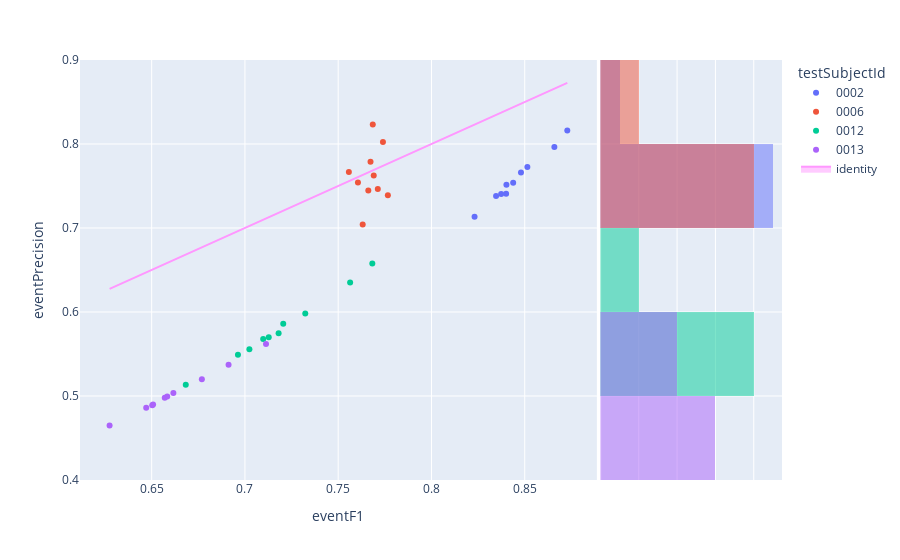

Write notebook code for a chart like this one.
### Code cell
fig=px.scatter(experimentModelsExtended_N2,x='eventF1',y='eventPrecision',color='testSubjectId',hover_name='modelId', marginal_y="histogram")
fig.add_trace(
    go.Scatter(x=experimentModelsExtended_N2['eventF1'], y=experimentModelsExtended_N2['eventF1'], name="identity", mode='lines',fill="toself")
)
fig.show()

### Figure 1 — Plotly figure (JSON) as saved in the notebook; plotly's stock layout.template omitted (floating-point values rounded to 4 significant figures)
{"data": [{"hovertemplate": "<b>%{hovertext}</b><br><br>testSubjectId=0002<br>eventF1=%{x}<br>eventPrecision=%{y}<extra></extra>", "hovertext": ["1623c979-486c-4f45-ba54-dbbac3770588", "f8abeec1-7d46-4573-8a01-7827b8584472", "c556cd55-5f8b-420c-b6b2-0ca323bee5df", "b9ca9323-c013-423a-8b12-a893e0a8be97", "e31d0f92-1914-4bb5-9156-f9101fe1307c", "6fd86953-d3aa-4c9c-8069-b22b951dce3f", "87913851-d47b-4963-b2fa-1c65d7aec5a1", "0f0da0b8-d512-47b2-808a-c92b1d073468", "006d0918-7072-4365-953e-4b399728048d", "ca54dd96-c49f-4680-a78d-2aabf3059e5c"], "legendgroup": "0002", "marker": {"color": "#636efa", "symbol": "circle"}, "mode": "markers", "name": "0002", "orientation": "v", "showlegend": true, "type": "scatter", "x": [0.8374, 0.8346, 0.8728, 0.84, 0.8514, 0.8402, 0.8438, 0.848, 0.8659, 0.8231], "xaxis": "x", "y": [0.7405, 0.7382, 0.816, 0.7407, 0.7726, 0.7516, 0.7538, 0.766, 0.7964, 0.7135], "yaxis": "y"}, {"alignmentgroup": "True", "bingroup": "y", "hovertemplate": "testSubjectId=0002<br>eventPrecision=%{y}<br>count=%{x}<extra></extra>", "legendgroup": "0002", "marker": {"color": "#636efa"}, "name": "0002", "offsetgroup": "0002", "opacity": 0.5, "showlegend": false, "type": "histogram", "xaxis": "x2", "y": [0.7405, 0.7382, 0.816, 0.7407, 0.7726, 0.7516, 0.7538, 0.766, 0.7964, 0.7135], "yaxis": "y2"}, {"hovertemplate": "<b>%{hovertext}</b><br><br>testSubjectId=0006<br>eventF1=%{x}<br>eventPrecision=%{y}<extra></extra>", "hovertext": ["1623c979-486c-4f45-ba54-dbbac3770588", "f8abeec1-7d46-4573-8a01-7827b8584472", "c556cd55-5f8b-420c-b6b2-0ca323bee5df", "b9ca9323-c013-423a-8b12-a893e0a8be97", "e31d0f92-1914-4bb5-9156-f9101fe1307c", "6fd86953-d3aa-4c9c-8069-b22b951dce3f", "87913851-d47b-4963-b2fa-1c65d7aec5a1", "0f0da0b8-d512-47b2-808a-c92b1d073468", "006d0918-7072-4365-953e-4b399728048d", "ca54dd96-c49f-4680-a78d-2aabf3059e5c"], "legendgroup": "0006", "marker": {"color": "#EF553B", "symbol": "circle"}, "mode": "markers", "name": "0006", "orientation": "v", "showlegend": true, "type": "scatter", "x": [0.7661, 0.7712, 0.7685, 0.7766, 0.7673, 0.7606, 0.769, 0.7557, 0.774, 0.7631], "xaxis": "x", "y": [0.7445, 0.7466, 0.8231, 0.739, 0.7789, 0.7542, 0.7626, 0.7666, 0.8024, 0.7041], "yaxis": "y"}, {"alignmentgroup": "True", "bingroup": "y", "hovertemplate": "testSubjectId=0006<br>eventPrecision=%{y}<br>count=%{x}<extra></extra>", "legendgroup": "0006", "marker": {"color": "#EF553B"}, "name": "0006", "offsetgroup": "0006", "opacity": 0.5, "showlegend": false, "type": "histogram", "xaxis": "x2", "y": [0.7445, 0.7466, 0.8231, 0.739, 0.7789, 0.7542, 0.7626, 0.7666, 0.8024, 0.7041], "yaxis": "y2"}, {"hovertemplate": "<b>%{hovertext}</b><br><br>testSubjectId=0012<br>eventF1=%{x}<br>eventPrecision=%{y}<extra></extra>", "hovertext": ["1623c979-486c-4f45-ba54-dbbac3770588", "f8abeec1-7d46-4573-8a01-7827b8584472", "c556cd55-5f8b-420c-b6b2-0ca323bee5df", "b9ca9323-c013-423a-8b12-a893e0a8be97", "e31d0f92-1914-4bb5-9156-f9101fe1307c", "6fd86953-d3aa-4c9c-8069-b22b951dce3f", "87913851-d47b-4963-b2fa-1c65d7aec5a1", "0f0da0b8-d512-47b2-808a-c92b1d073468", "006d0918-7072-4365-953e-4b399728048d", "ca54dd96-c49f-4680-a78d-2aabf3059e5c"], "legendgroup": "0012", "marker": {"color": "#00cc96", "symbol": "circle"}, "mode": "markers", "name": "0012", "orientation": "v", "showlegend": true, "type": "scatter", "x": [0.7024, 0.6963, 0.7683, 0.718, 0.7323, 0.7098, 0.7128, 0.7205, 0.7564, 0.6683], "xaxis": "x", "y": [0.5558, 0.549, 0.6576, 0.5747, 0.5984, 0.5679, 0.5698, 0.5861, 0.6351, 0.5135], "yaxis": "y"}, {"alignmentgroup": "True", "bingroup": "y", "hovertemplate": "testSubjectId=0012<br>eventPrecision=%{y}<br>count=%{x}<extra></extra>", "legendgroup": "0012", "marker": {"color": "#00cc96"}, "name": "0012", "offsetgroup": "0012", "opacity": 0.5, "showlegend": false, "type": "histogram", "xaxis": "x2", "y": [0.5558, 0.549, 0.6576, 0.5747, 0.5984, 0.5679, 0.5698, 0.5861, 0.6351, 0.5135], "yaxis": "y2"}, {"hovertemplate": "<b>%{hovertext}</b><br><br>testSubjectId=0013<br>eventF1=%{x}<br>eventPrecision=%{y}<extra></extra>", "hovertext": ["1623c979-486c-4f45-ba54-dbbac3770588", "f8abeec1-7d46-4573-8a01-7827b8584472", "c556cd55-5f8b-420c-b6b2-0ca323bee5df", "b9ca9323-c013-423a-8b12-a893e0a8be97", "e31d0f92-1914-4bb5-9156-f9101fe1307c", "6fd86953-d3aa-4c9c-8069-b22b951dce3f", "87913851-d47b-4963-b2fa-1c65d7aec5a1", "0f0da0b8-d512-47b2-808a-c92b1d073468", "006d0918-7072-4365-953e-4b399728048d", "ca54dd96-c49f-4680-a78d-2aabf3059e5c"], "legendgroup": "0013", "marker": {"color": "#ab63fa", "symbol": "circle"}, "mode": "markers", "name": "0013", "orientation": "v", "showlegend": true, "type": "scatter", "x": [0.6503, 0.6471, 0.7113, 0.6508, 0.6769, 0.657, 0.6583, 0.6616, 0.6912, 0.6274], "xaxis": "x", "y": [0.4891, 0.486, 0.5618, 0.4898, 0.52, 0.4979, 0.4994, 0.5036, 0.5371, 0.4649], "yaxis": "y"}, {"alignmentgroup": "True", "bingroup": "y", "hovertemplate": "testSubjectId=0013<br>eventPrecision=%{y}<br>count=%{x}<extra></extra>", "legendgroup": "0013", "marker": {"color": "#ab63fa"}, "name": "0013", "offsetgroup": "0013", "opacity": 0.5, "showlegend": false, "type": "histogram", "xaxis": "x2", "y": [0.4891, 0.486, 0.5618, 0.4898, 0.52, 0.4979, 0.4994, 0.5036, 0.5371, 0.4649], "yaxis": "y2"}, {"fill": "toself", "mode": "lines", "name": "identity", "type": "scatter", "x": [0.8374, 0.7661, 0.7024, 0.6503, 0.8346, 0.7712, 0.6963, 0.6471, 0.8728, 0.7685, 0.7683, 0.7113, 0.84, 0.7766, 0.718, 0.6508, 0.8514, 0.7673, 0.7323, 0.6769, 0.8402, 0.7606, 0.7098, 0.657, 0.8438, 0.769, 0.7128, 0.6583, 0.848, 0.7557, 0.7205, 0.6616, 0.8659, 0.774, 0.7564, 0.6912, 0.8231, 0.7631, 0.6683, 0.6274], "y": [0.8374, 0.7661, 0.7024, 0.6503, 0.8346, 0.7712, 0.6963, 0.6471, 0.8728, 0.7685, 0.7683, 0.7113, 0.84, 0.7766, 0.718, 0.6508, 0.8514, 0.7673, 0.7323, 0.6769, 0.8402, 0.7606, 0.7098, 0.657, 0.8438, 0.769, 0.7128, 0.6583, 0.848, 0.7557, 0.7205, 0.6616, 0.8659, 0.774, 0.7564, 0.6912, 0.8231, 0.7631, 0.6683, 0.6274]}], "layout": {"barmode": "overlay", "legend": {"title": {"text": "testSubjectId"}, "tracegroupgap": 0}, "margin": {"t": 60}, "xaxis": {"anchor": "y", "domain": [0, 0.7363], "title": {"text": "eventF1"}}, "xaxis2": {"anchor": "y2", "domain": [0.7413, 1], "matches": "x2", "showgrid": true, "showline": false, "showticklabels": false, "ticks": ""}, "yaxis": {"anchor": "x", "domain": [0, 1], "title": {"text": "eventPrecision"}}, "yaxis2": {"anchor": "x2", "domain": [0, 1], "matches": "y", "showgrid": true, "showticklabels": false}}}
